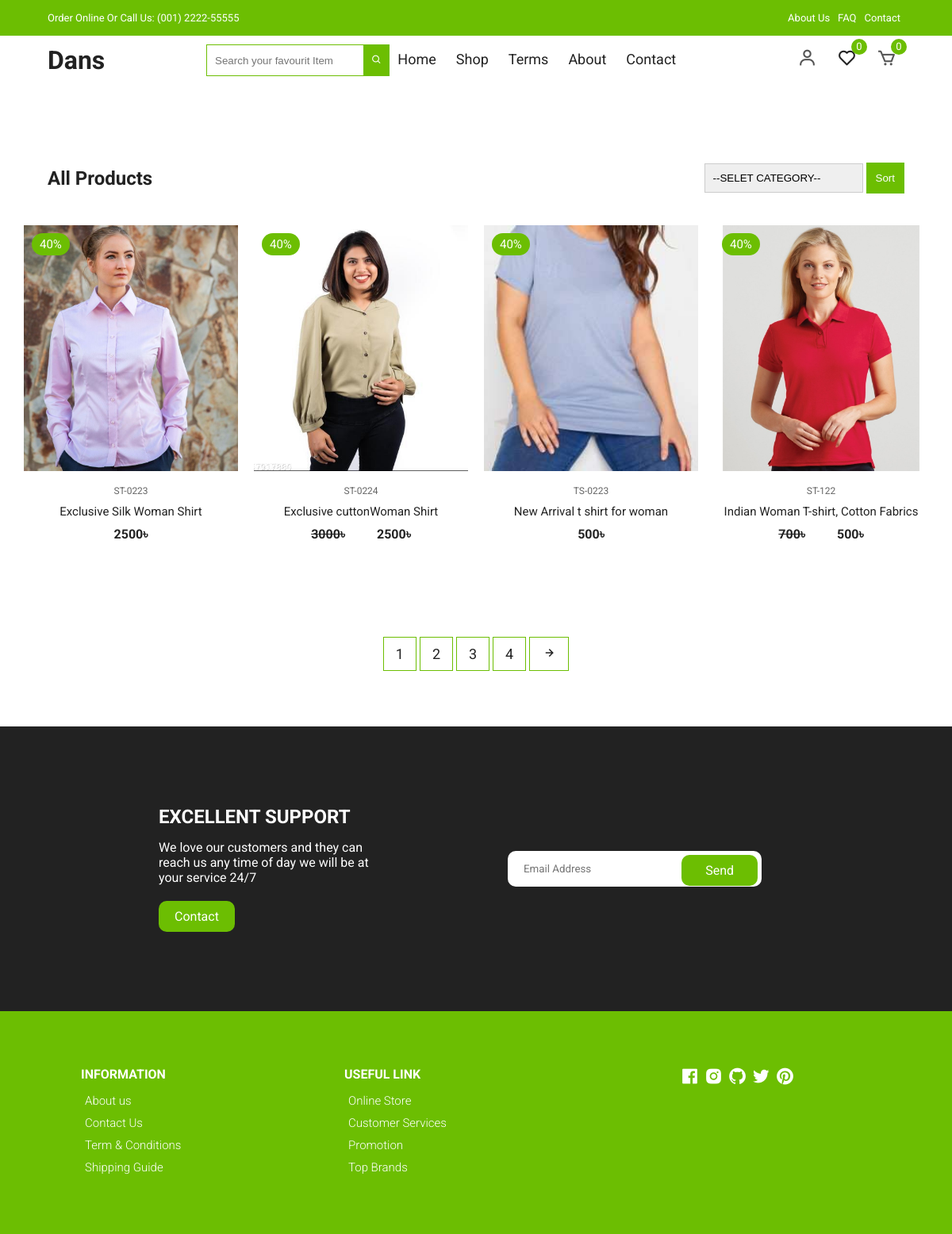
Before: /product-shop/ with the older database file.
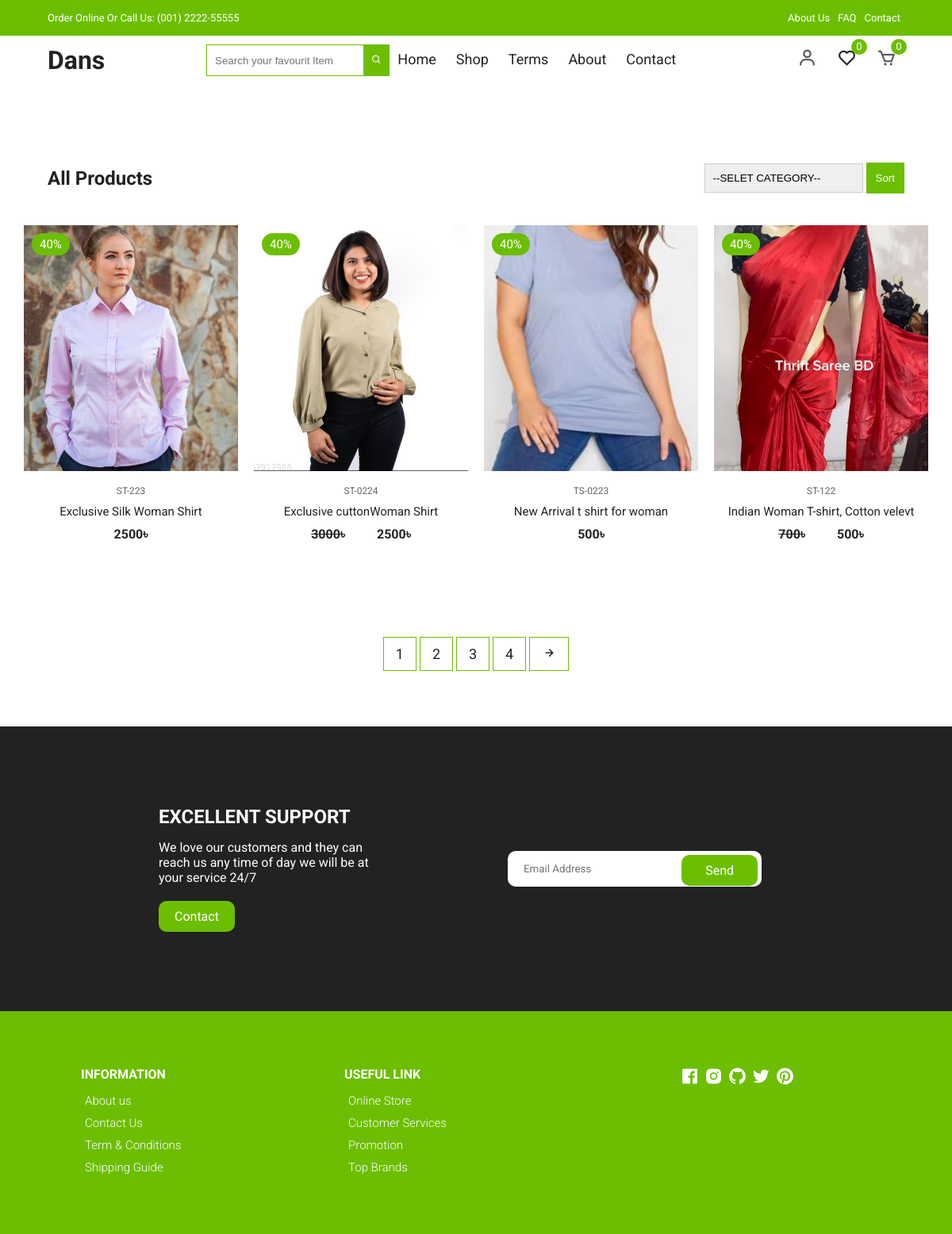
After: the same page with the newer database file.
### shopApp/models.py (models this page shows, shortened)
class Product(models.Model):
    product_name         = models.CharField(max_length=260)
    product_code         = models.CharField(max_length=20)
    product_quintity     = models.IntegerField(default=0)
    product_category     = models.ForeignKey(Category, on_delete=models.CASCADE, related_name='category')
    roduct_title         = models.CharField(max_length=260)
    image                = models.ImageField(upload_to='products')
    product_color_image  = models.ManyToManyField(ColorImage, blank=True, null=True, related_name="colorImg")
    color_name           = models.CharField(max_length=160)
    slug                 = models.SlugField(unique=True, null=True, blank=True)
    details              = models.TextField()
    main_price           = models.IntegerField()
    is_newarival         = models.BooleanField(default=False)
    is_discount          = models.BooleanField(default=False)
    dic_price            = models.IntegerField(default=0, blank=True, null=True)
    cerated_at           = models.DateTimeField(auto_now_add=True)
    updated_at           = models.DateTimeField(auto_now=True)

### shopApp/views.py (the view)
# urls.py: path('product-shop/', views.Products, name='products'),
def Products(request):
    selectedProduct = None
    products = Product.objects.all()
    category = Category.objects.all()
    if request.method == 'GET':
        CategoryId = request.GET.get('category')
    if CategoryId != '--SELET CATEGORY--':
        selectedProduct = Product.objects.filter(product_category=CategoryId)
    context = {
        'products':products,
        'category':category,
        'selectedProduct':selectedProduct
    }
    return render(request, 'shopApp/shop.html', context)

### template/shopApp/shop.html (shortened to what this page needs)
{% extends "base.html" %}
{% load static %}
{% block body %}
<section class="section all-products" id="products">
    <div class="top container">
      <h1>All Products</h1>
      <form method="GET">
        <select name="category">
          {% for i in category %}
            <option selected hidden=True>--SELET CATEGORY--</option>
          {% endfor %}
        </select>
        <button style="background-color: #6cbe02; padding:12px;border:none;color:white;">Sort</button>
      </form>
    </div>
    <div class="product-center container">
      {% if selectedProduct %}
      {% for i in selectedProduct %}
        <div class="product-item">
          <div class="overlay">
            <a href="{% url 'shopApp:productDetails' slug=i.slug %}" class="product-thumb">
              <img src="/media/{{i.image}}" alt="" />
            </a>
            <span class="discount">40%</span>
          </div>
          <div class="product-info">
            <span>{{i.product_code}}</span>
            <a href="{% url 'shopApp:productDetails' slug=i.slug %}">{{i.roduct_title}}</a>
            {% if i.dic_price == 0 %}
            <h4 class="mr-4">{{i.main_price}}&#2547;</h4>
            {% else %}
            <div class="" style="display: flex; justify-content:center; gap:4rem;">
              <h4 class="mr-4"> <del>{{i.main_price}}</del>&#2547;</h4>
              <h4>{{i.dic_price}}&#2547;</h4>
            </div>
            {% endif %}
          </div>
          <ul class="icons">
            <li><a href="{% url 'shopApp:addWishList' slug=i.slug %}"><i class="bx bx-heart"></i></a></li>
            <li><i class="bx bx-search"></i></li>
            <li><i class="bx bx-cart"></i></li>
          </ul>
        </div>
      {% endfor %}
      {% else %}
      {% for i in products %}
        <div class="product-item">
          <div class="overlay">
            <a href="{% url 'shopApp:productDetails' slug=i.slug %}" class="product-thumb">
              <img src="/media/{{i.image}}" alt="" />
            </a>
            <span class="discount">40%</span>
          </div>
          <div class="product-info">
            <span>{{i.product_code}}</span>
            <a href="{% url 'shopApp:productDetails' slug=i.slug %}">{{i.roduct_title}}</a>
            {% if i.dic_price == 0 %}
            <h4 class="mr-4">{{i.main_price}}&#2547;</h4>
            {% else %}
            <div class="" style="display: flex; justify-content:center; gap:4rem;">
              <h4 class="mr-4"> <del>{{i.main_price}}</del>&#2547;</h4>
              <h4>{{i.dic_price}}&#2547;</h4>
            </div>
            {% endif %}
          </div>
          <ul class="icons">
          </ul>
        </div>
      {% endfor %}
      {% endif %}
    </div>
  </section>
  <section class="pagination">
    <div class="container">
      <span>1</span> <span>2</span> <span>3</span> <span>4</span>
      <span><i class="bx bx-right-arrow-alt"></i></span>
    </div>
  </section>
{% endblock %}

Changed rows visible on the page:
changed Product "Exclusive Silk Woman Shirt": product_code "ST-0223" → "ST-223"
changed Product "ST-122": image: a different picture; roduct_title "Indian Woman T-shirt, Cotton Fabrics" → "Indian Woman T-shirt, Cotton velevt"
